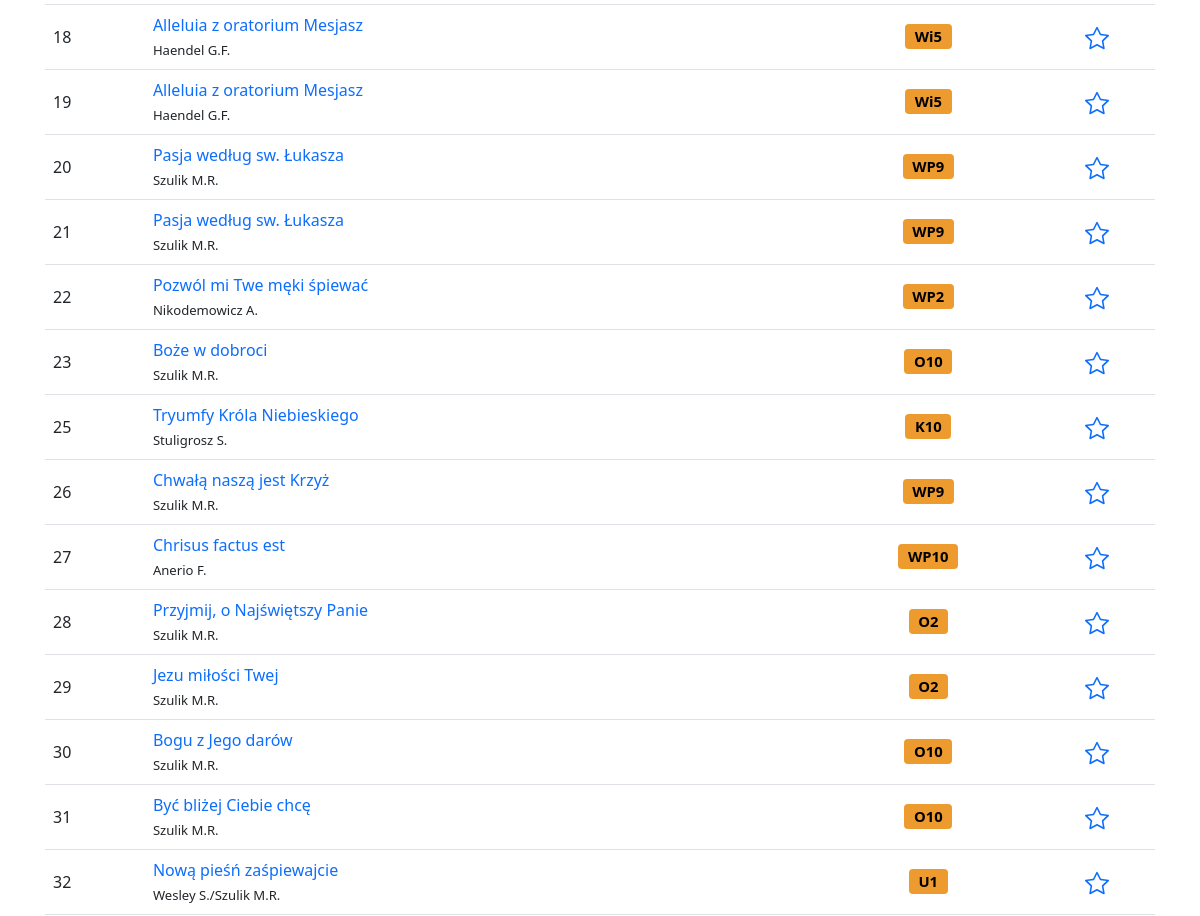
/composition/list (middle part), run on an earlier commit of the app's database.
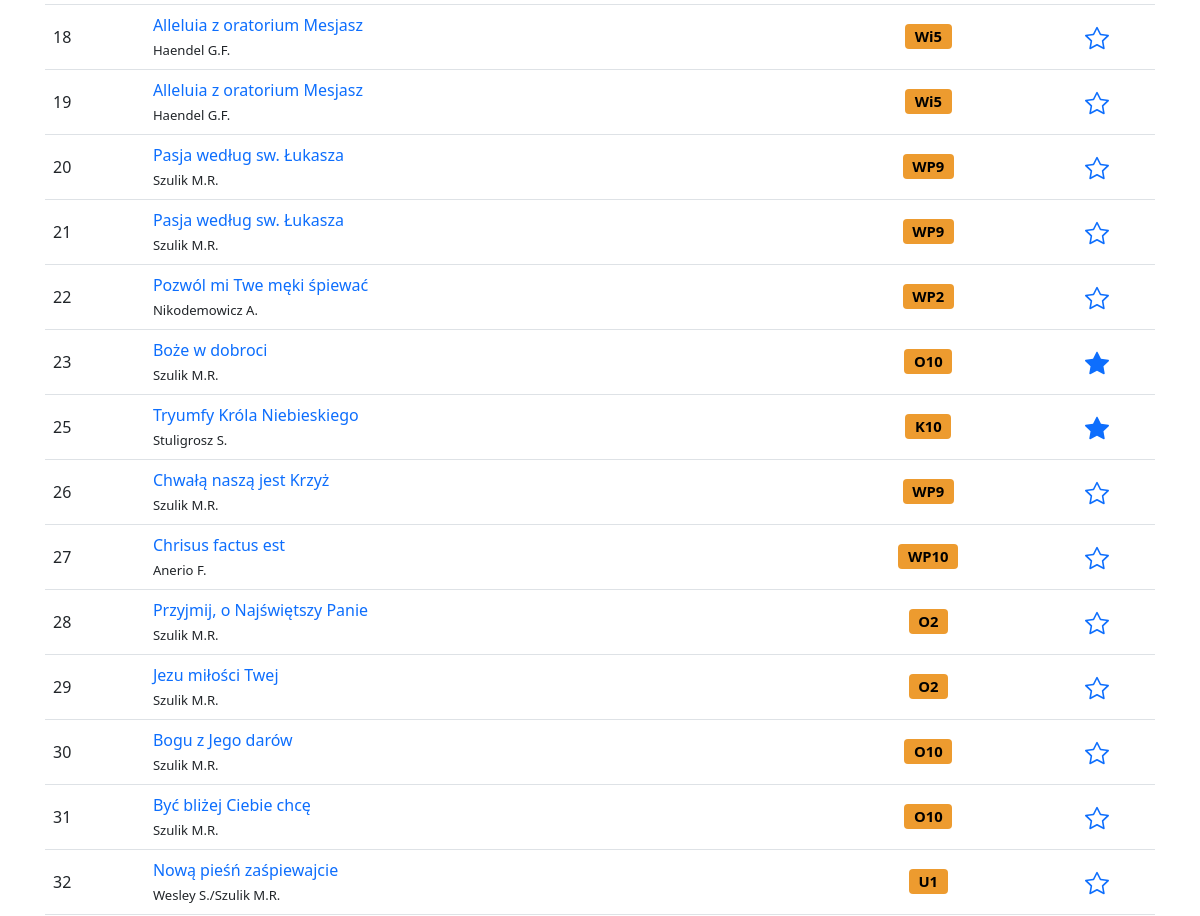
And on a later commit of the database.
### composition/models.py (models this page shows, shortened)
class Composition(models.Model):
    name = models.CharField('Name', max_length=45)
    author = models.CharField('Author', max_length=35)
    number = models.PositiveIntegerField(unique=True)
    folder = models.ForeignKey(Folder, related_name='compositions', on_delete=models.SET_NULL, null=True, blank=True)
    isActual = models.BooleanField('Is Actual', default=False)
    note = models.CharField('Note', max_length=250, null=True, blank=True)  # Может быть нулём + можно ничего не вписывать в форме
    date_joined = models.DateTimeField(default=timezone.now)
    class Meta:
        verbose_name = 'Composition'
        verbose_name_plural = 'Compositions'

### folder/models.py (models this page shows)
class Folder(models.Model):
    name = models.CharField('name', max_length=45, unique=True)
    note = models.CharField('note', max_length=250, null=True, blank=True) # Может быть нулём + можно ничего не вписывать в форме
    colour = models.CharField('colour', max_length=25, null=True, blank=True)
    date_joined = models.DateTimeField(default=timezone.now)
    def __str__(self):
        return self.name
    class Meta:
        verbose_name = 'Folder'
        verbose_name_plural = 'Folders'

### composition/views.py (the view)
# urls.py: path('list', views.listComposition, name='listComposition'),
def listComposition(request):
    query = request.GET.get('q')
    compositions = Composition.objects.all()
    if query:
        compositions = compositions.filter(
            Q(name__icontains=query) | Q(author__icontains=query)
        )
    paginator = Paginator(compositions, 25)
    page_number = request.GET.get('page')
    page_obj = paginator.get_page(page_number)
    return render(request, 'composition/list.html', {'page_obj': page_obj, 'compositions': page_obj.object_list, })

### library/context_processors.py (called while the page is built)
def current_time(request):
    now = timezone.now()
    return {
        'current_year': now.year,
        'current_month': now.month,
    }

### composition/templates/composition/list.html (shortened to what this page needs)
{% extends 'content/template.html' %}
{% load static %}
{% block body %}
<div class="row justify-content-center">
    <div class="container-fluid w-100">
        <table class="table table-hover">
            <tbody id="compositionsTableBody">
                {% include 'composition/table.html' %}
            </tbody>
        </table>
    </div>
</div>
{% endblock %}

### composition/templates/composition/table.html (shortened to what this page needs)
{% for composition in compositions %}
    <tr>
        <td class="centered">{{ composition.number }}</td>
        <td class="centered">
            <a href="{% url 'detailsComposition' id=composition.id %}">{{ composition.name }}</a><br>
            <small style="font-size: 82%;">{{ composition.author }}</small>
        </td>
        <td class="centered text-center">
            <span class="badge span-top" style="background-color: {{ composition.folder.colour }}; font-size: 0.925rem;">{{ composition.folder|default_if_none:"Bez teczki" }}</span>
        </td>
        <td class="centered text-center">
            <a href="#">
            </a>
        </td>
    </tr>
{% endfor %}

What changed in the data, as far as the page shows it:
changed Composition "Boże w dobroci": isActual False → True (drawn)
changed Composition "Tryumfy Króla Niebieskiego": isActual False → True (drawn)
